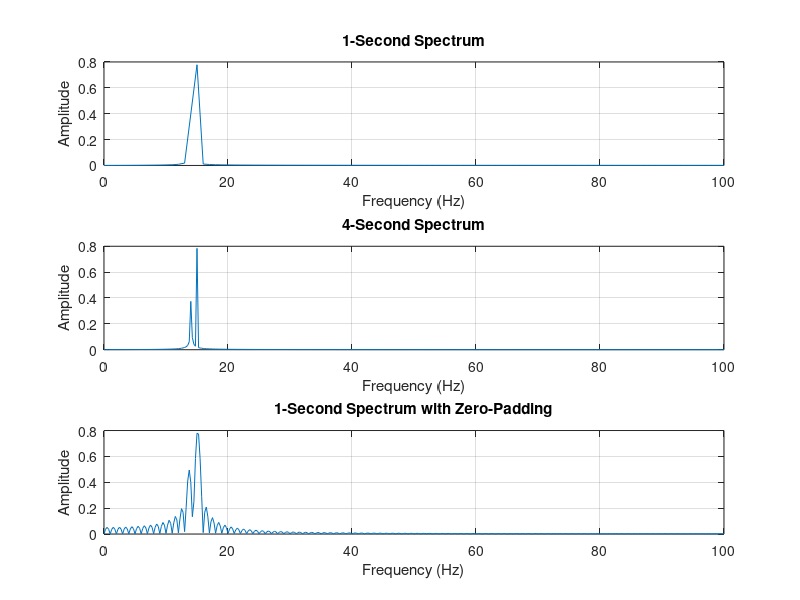

Write the MATLAB code that produced this figure.
clear;
close all;

d = 5;   
f2 = 13.2 + 0.17*d;
fs = 200;


T = 1;
t = 0:1/fs:T-1/fs;

x = 0.8*sin(2*pi*15*t) + 0.4*sin(2*pi*f2*t);

N = length(x);
Y = fft(x);
P2 = abs(Y/N);
P1 = P2(1:N/2+1);
P1(2:end-1) = 2*P1(2:end-1);
f = fs*(0:N/2)/N;

subplot(3, 1, 1);
plot(f, P1); grid on;
title('1-Second Spectrum'); xlabel('Frequency (Hz)'); ylabel('Amplitude');

%% 2. 4 sec
T = 4;
t = 0:1/fs:T-1/fs;
x = 0.8*sin(2*pi*15*t) + 0.4*sin(2*pi*f2*t);

N = length(x);
Y = fft(x);
P2 = abs(Y/N);
P1 = P2(1:N/2+1);
P1(2:end-1) = 2*P1(2:end-1);
f = fs*(0:N/2)/N;

subplot(3, 1, 2);
plot(f, P1); grid on;
title('4-Second Spectrum'); xlabel('Frequency (Hz)'); ylabel('Amplitude');

%% 3. Zero-padding 
T = 1;
t = 0:1/fs:T-1/fs;
x = 0.8*sin(2*pi*15*t) + 0.4*sin(2*pi*f2*t);

N = length(x);
N_fft = 4 * N;              
Y = fft(x, N_fft);          

P2 = abs(Y/N);              
P1 = P2(1:N_fft/2+1);
P1(2:end-1) = 2*P1(2:end-1);
f = fs*(0:N_fft/2)/N_fft;   

subplot(3, 1, 3);
plot(f, P1); grid on;
title('1-Second Spectrum with Zero-Padding'); xlabel('Frequency (Hz)'); ylabel('Amplitude');
